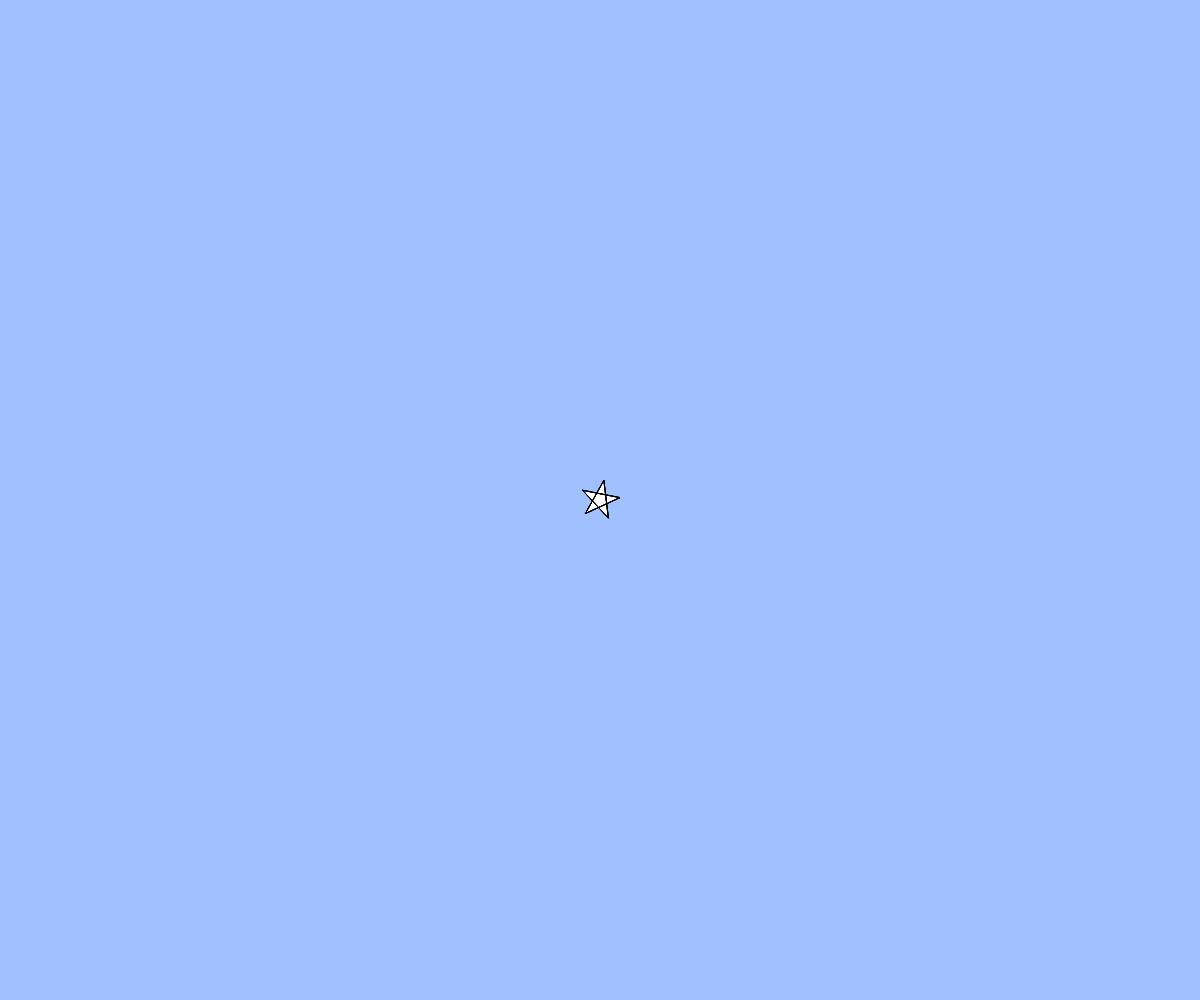
Frame 1 (no input)
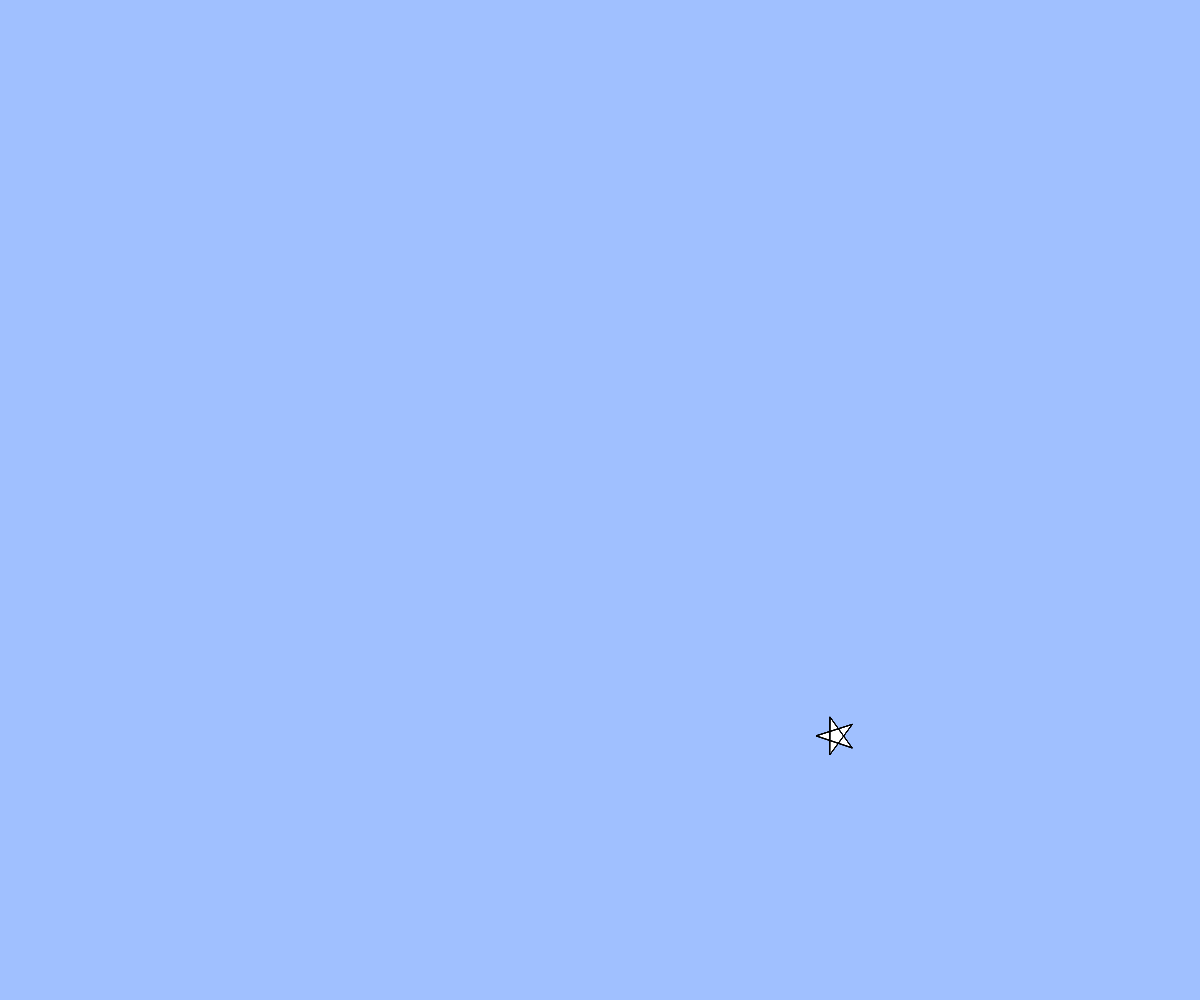
Frame 60 (no input)
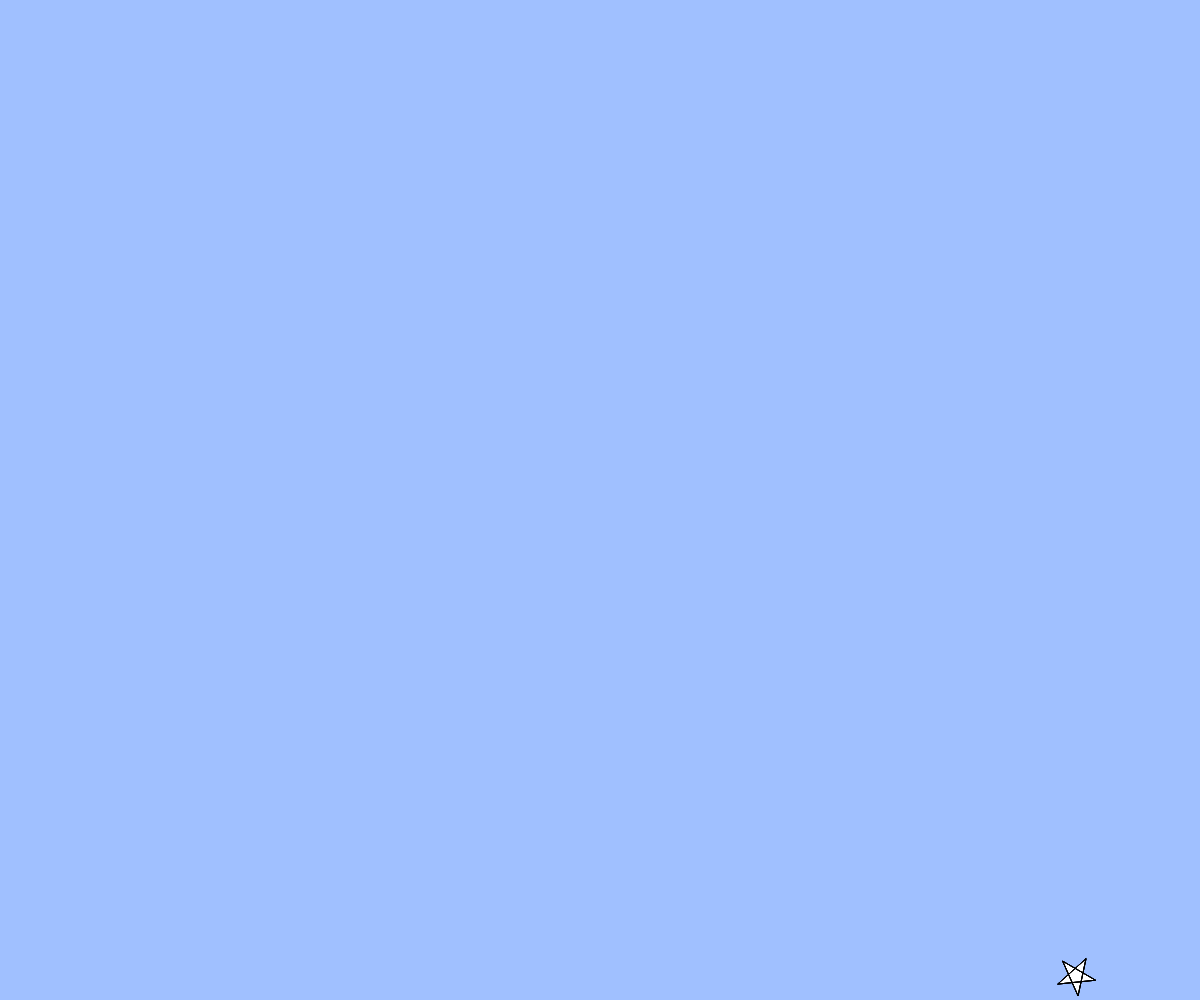
Frame 120 (the mouse pressed at the canvas centre since frame 60)

The p5.js sketch that drew these frames (run headless with seeded random() and noise() and a simulated clock; from frame 60 on, the mouse is pressed at the canvas centre):

// p5.js sketch
// ── sketch.js

// テキスト「アニメーション」
let x, y, vx, vy;

function setup(){
  createCanvas(windowWidth, windowHeight);
  x = width / 2;
  y = height / 2;
  vx = 4;
  vy = 4;
}

function draw(){
  background(160, 192, 255);
  star(x,y,20,x/3);
  // BLANK[2] (hint: 作った star 関数を使います)
 x += vx;
  y += vy;
  // 端の処理パターン (1) 反対側から出てくる
  if(x > width){ x = 0; }
  else if(x < 0){ x = width; }
  if(y > height){ y = 0; }
  if(y < 0){ y = height; }
}
function star(cx, cy, r, angle){
  beginShape();
  for(var i = 0; i < 20; i++){
    var theta = TWO_PI * i * 2 / 5 - HALF_PI + angle;

    var x = cx + cos(theta) * r;
    var y = cy + sin(theta) * r;
    vertex(x,y);
  }
  endShape(CLOSE);
}

function windowResized(){
  resizeCanvas(windowWidth, windowHeight);
}
